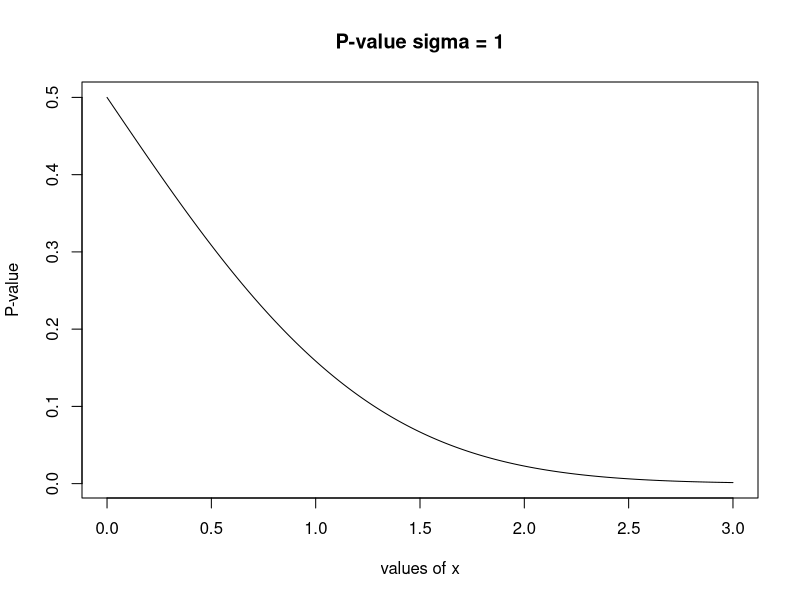
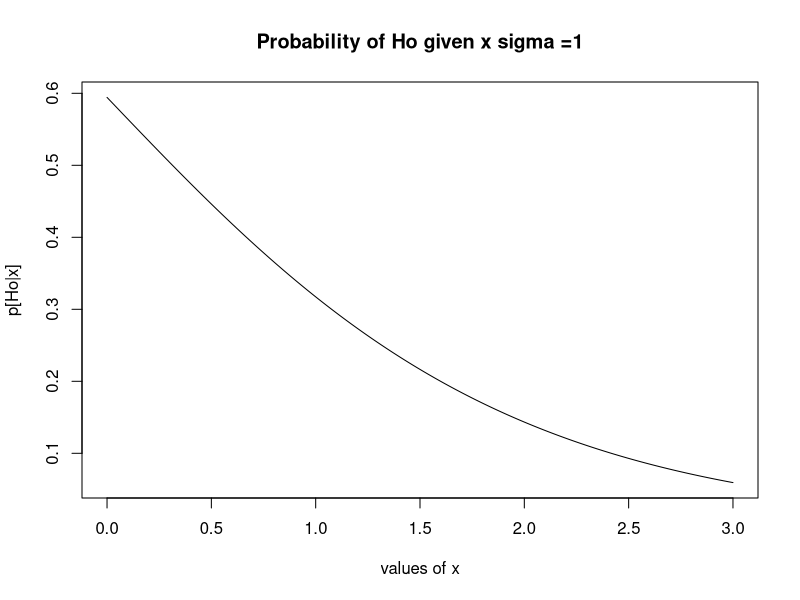
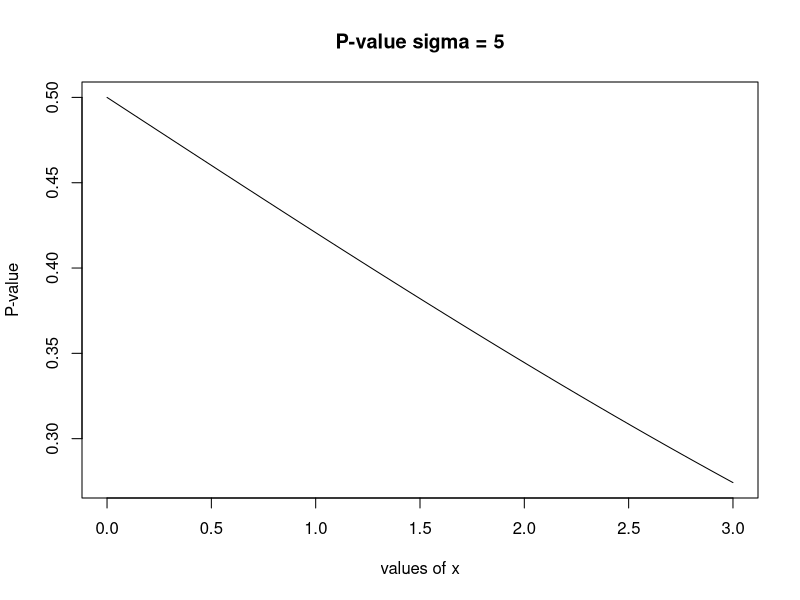
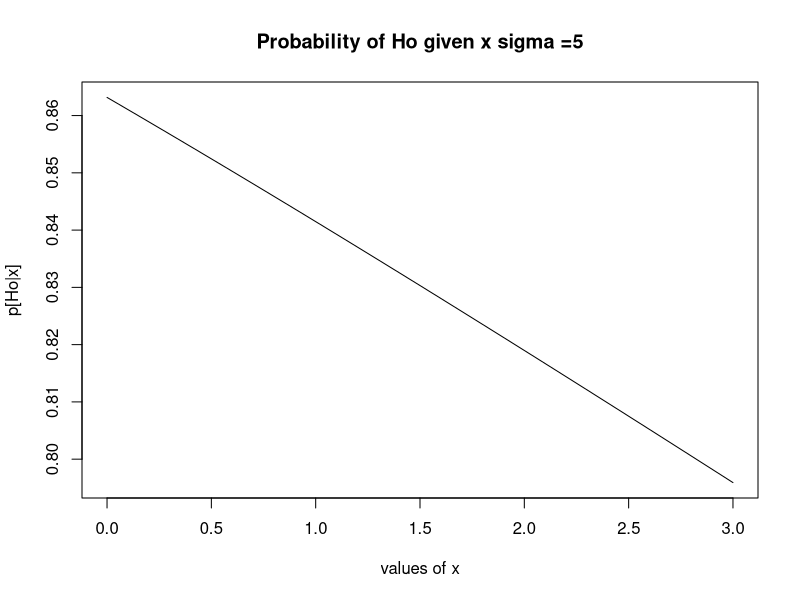

These figures' R source, in order:
x = seq(0,3, by = .01)


sigma = 1
probs = pnorm(x, mean = 0, sd = sigma)

#p-value
plot(x,1- probs, type = 'l', main = "P-value sigma = 1",
	xlab="values of x", ylab = "P-value")

probsHa = pnorm(x, mean =1, sd = sigma)
#p[Ho|x]
plot(x,(1-probs) / (1-probsHa),
	 type = 'l', main = "Probability of Ho given x sigma =1",
	xlab="values of x", ylab = "p[Ho|x]")







#choosing a different sigma
x = seq(0,3, by = .01)


sigma = 5
probs = pnorm(x, mean = 0, sd = sigma)

#p-value
plot(x,1- probs, type = 'l', main = "P-value sigma = 5",
	xlab="values of x", ylab = "P-value")

probsHa = pnorm(x, mean =1, sd = sigma)
#p[Ho|x]
plot(x,(1-probs) / (1-probsHa),
	 type = 'l', main = "Probability of Ho given x sigma =5",
	xlab="values of x", ylab = "p[Ho|x]")

